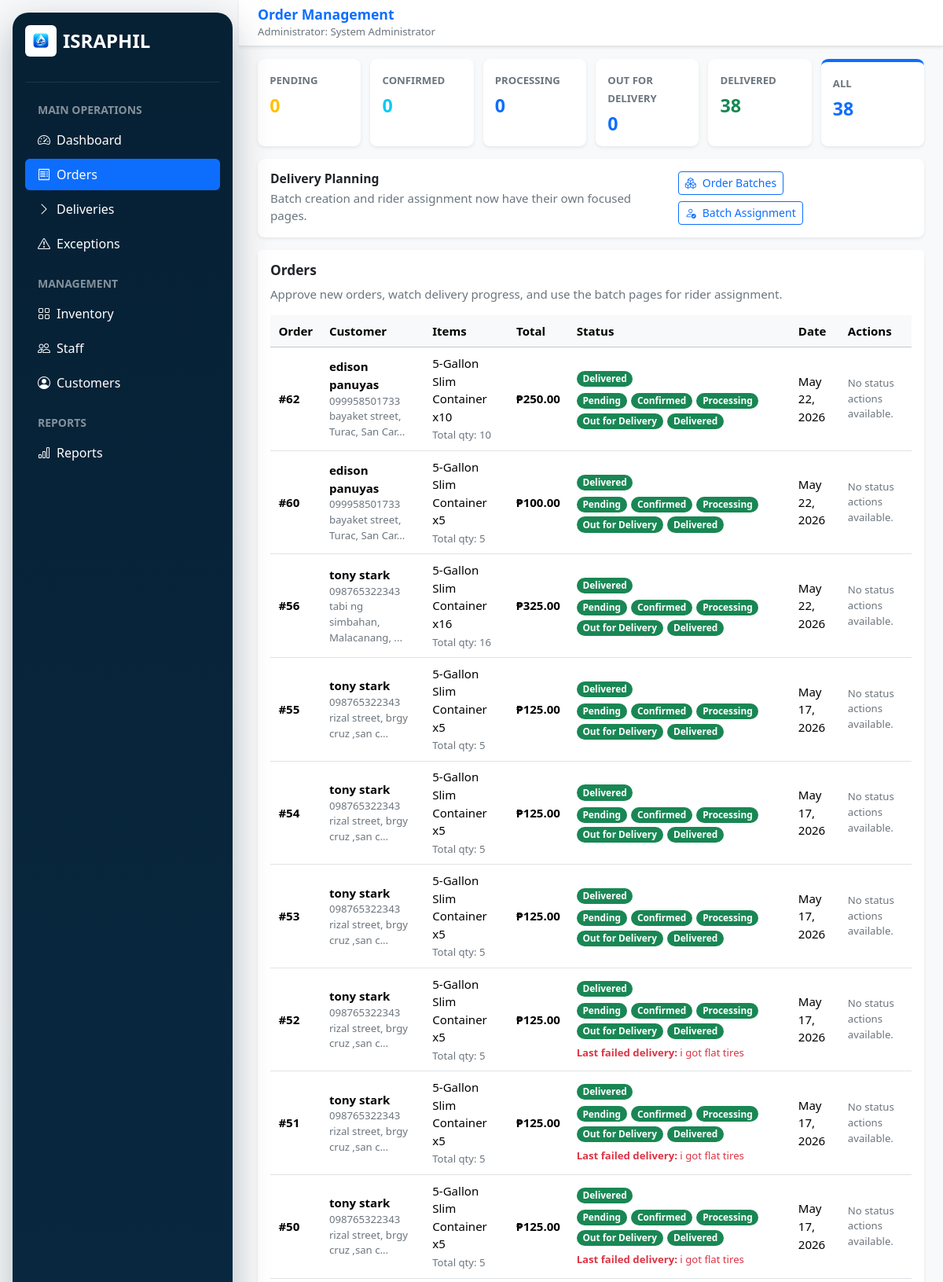
The app's page /pages/admin/orders.php (signed in, upper part) with its own data.
### tables this page shows
CREATE TABLE `users` (
  `user_id` int(11) NOT NULL,
  `username` varchar(50) NOT NULL,
  `password` varchar(255) NOT NULL,
  `email` varchar(100) NOT NULL,
  `phone` varchar(20) DEFAULT NULL,
  `full_name` varchar(100) NOT NULL,
  `address` text DEFAULT NULL,
  `role` enum('admin','staff','customer') DEFAULT 'customer',
  `status` enum('active','inactive','suspended') DEFAULT 'active',
  `created_at` timestamp NOT NULL DEFAULT current_timestamp(),
  `updated_at` timestamp NOT NULL DEFAULT current_timestamp() ON UPDATE current_timestamp(),
  `last_login` timestamp NULL DEFAULT NULL
);

CREATE TABLE `orders` (
  `order_id` int(11) NOT NULL,
  `customer_id` int(11) NOT NULL,
  `order_date` timestamp NOT NULL DEFAULT current_timestamp(),
  `delivery_date` date DEFAULT NULL,
  `delivery_address` text NOT NULL,
  `delivery_street` text DEFAULT NULL,
  `delivery_barangay` varchar(120) DEFAULT NULL,
  `delivery_city` varchar(120) DEFAULT NULL,
  `delivery_province` varchar(120) DEFAULT NULL,
  `contact_number` varchar(20) DEFAULT NULL,
  `total_amount` decimal(10,2) DEFAULT 0.00,
  `payment_method` enum('cash_on_delivery','online_payment') DEFAULT 'cash_on_delivery',
  `payment_status` enum('pending','paid','failed') DEFAULT 'pending',
  `order_status` enum('pending','confirmed','processing','out_for_delivery','delivered','cancelled','returned') DEFAULT 'pending',
  `notes` text DEFAULT NULL,
  `created_at` timestamp NOT NULL DEFAULT current_timestamp(),
  `updated_at` timestamp NOT NULL DEFAULT current_timestamp() ON UPDATE current_timestamp()
);

### pages/admin/orders.php (the view, shortened to what the rows shown need)
<?php
require_once '../../includes/db_connect.php';
require_once '../../includes/auth.php';
require_once '../../includes/admin_page_helpers.php';
require_once '../../includes/admin_order_helpers.php';
$admin_user = require_active_session($conn, ['admin'], '../../index.php');
$admin_name = $admin_user['full_name'] ?? ($_SESSION['full_name'] ?? 'Administrator');
$order_rows = [];
$active_orders_condition = "(o.order_status NOT IN ('pending', 'confirmed') OR o.delivery_date IS NULL OR o.delivery_date = '0000-00-00' OR o.delivery_date <= CURDATE())";
$where_parts = [$active_orders_condition, "o.order_status != 'cancelled'"];
$orders_query = "
    SELECT o.*,
           c.full_name as customer_name, c.phone as customer_phone,
           order_items.item_summary, order_items.total_quantity,
           d.delivery_id, d.delivery_status, d.delivery_notes
    FROM orders o
    JOIN users c ON o.customer_id = c.user_id
    LEFT JOIN (
        SELECT oi.order_id,
               GROUP_CONCAT(CONCAT(i.item_name, ' x', oi.quantity) ORDER BY i.item_name SEPARATOR ', ') as item_summary,
               SUM(oi.quantity) as total_quantity
        FROM order_items oi
        JOIN inventory i ON oi.inventory_id = i.inventory_id
        GROUP BY oi.order_id
    ) order_items ON o.order_id = order_items.order_id
    LEFT JOIN (
        SELECT d1.delivery_id, d1.order_id, d1.delivery_status, d1.delivery_notes
        FROM deliveries d1
        JOIN (
            SELECT order_id, MAX(delivery_id) as latest_delivery_id
            FROM deliveries
            GROUP BY order_id
        ) latest_delivery ON latest_delivery.latest_delivery_id = d1.delivery_id
    ) d ON o.order_id = d.order_id
";
$where_clause = " WHERE " . implode(" AND ", $where_parts);
$orders_query .= $where_clause . " ORDER BY o.order_date DESC";
$orders_stmt = $conn->prepare($orders_query);
if ($orders_stmt) {
    $orders_stmt->execute();
    $orders = $orders_stmt->get_result();
    $order_rows = $orders ? $orders->fetch_all(MYSQLI_ASSOC) : [];
} else {
    $error = "Unable to load orders.";
}
?>
<!DOCTYPE html>
<html lang="en">
<head>
    <link href="https://cdn.jsdelivr.net/npm/bootstrap@5.3.3/dist/css/bootstrap.min.css" rel="stylesheet">
    <link href="https://cdn.jsdelivr.net/npm/bootstrap-icons@1.11.3/font/bootstrap-icons.min.css" rel="stylesheet">
    <link href="../../style/admin/admin_compact.css?v=20260512b" rel="stylesheet">
</head>
<body class="bg-light">
    <div class="container-fluid p-0">
        <div class="row g-0">
        <div class="admin-floating-content col-lg-9 col-xl-10 min-vh-100">
            <nav class="navbar bg-white border-bottom shadow-sm px-3 px-lg-4">
                <div>
                    <span class="navbar-brand mb-0 h1 fw-bold text-primary">Order Management</span>
                    <div class="small text-secondary">Administrator: <?php echo htmlspecialchars($admin_name); ?></div>
                </div>
            </nav>
            <main class="container-fluid px-3 px-lg-4 py-4">
                <section class="card border-0 shadow-sm mb-4">
                    <div class="card-body p-4">
                        <div class="d-flex flex-column flex-lg-row justify-content-between align-items-lg-center gap-3">
                            <div>
                                <h2 class="h5 fw-bold mb-1">Delivery Planning</h2>
                            </div>
                        </div>
                    </div>
                </section>
                <section class="card border-0 shadow-sm">
                    <div class="card-header bg-white border-0 p-4 pb-0">
                        <h2 class="h4 fw-bold mb-2">Orders</h2>
                    </div>
                    <div class="card-body p-4">
                        <?php if (!empty($order_rows)): ?>
                            <div class="table-responsive">
                                <table class="table table-hover align-middle mb-0">
                                    <thead class="table-light">
                                        <tr>
                                            <th scope="col">Order</th>
                                            <th scope="col">Customer</th>
                                            <th scope="col">Items</th>
                                            <th scope="col">Total</th>
                                            <th scope="col">Status</th>
                                            <th scope="col">Date</th>
                                            <th scope="col">Actions</th>
                                        </tr>
                                    </thead>
                                    <tbody>
                                        <?php foreach ($order_rows as $order):
                                            $order_id = (int) ($order['order_id'] ?? 0);
                                            $customer_name = (string) ($order['customer_name'] ?? '');
                                            $customer_phone = (string) ($order['customer_phone'] ?? '');
                                            $delivery_address = (string) ($order['delivery_address'] ?? '');
                                            $item_summary = (string) ($order['item_summary'] ?? 'No items listed');
                                            $total_quantity = (int) ($order['total_quantity'] ?? 0);
                                            $total_amount = (float) ($order['total_amount'] ?? 0);
                                            $order_status = (string) ($order['order_status'] ?? 'pending');
                                            $delivery_notes = trim((string) ($order['delivery_notes'] ?? ''));
                                            $available_statuses = admin_order_next_statuses($order_status);
                                            $order_date = (string) ($order['order_date'] ?? '');
                                        ?>
                                        <tr>
                                            <td class="fw-semibold">#<?php echo $order_id; ?></td>
                                            <td>
                                                <div class="fw-semibold"><?php echo htmlspecialchars($customer_name); ?></div>
                                                <div class="small text-secondary"><?php echo htmlspecialchars($customer_phone); ?></div>
                                                <div class="small text-secondary"><?php echo htmlspecialchars(admin_excerpt($delivery_address, 30)); ?></div>
                                            </td>
                                            <td>
                                                <?php echo htmlspecialchars($item_summary); ?><br>
                                                <small class="text-secondary">Total qty: <?php echo $total_quantity; ?></small>
                                            </td>
                                            <td class="fw-semibold">&#8369;<?php echo number_format($total_amount, 2); ?></td>
                                            <td>
                                                <span class="badge rounded-pill <?php echo admin_order_status_badge_class($order_status); ?>">
                                                    <?php echo admin_order_status_label($order_status); ?>
                                                </span>
                                                <div class="order-process mt-2" aria-label="Order process">
                                                    <?php foreach (admin_order_workflow_steps() as $step_key => $step_label): ?>
                                                        <span class="badge rounded-pill <?php echo admin_order_step_class($step_key, $order_status); ?>">
                                                            <?php echo htmlspecialchars($step_label); ?>
                                                        </span>
                                                    <?php endforeach; ?>
                                                </div>
                                                <?php if ($delivery_notes !== ''): ?>
                                                    <div class="small text-danger mt-2">
                                                        <span class="fw-semibold">Last failed delivery:</span>
                                                        <?php echo htmlspecialchars(admin_excerpt($delivery_notes, 90)); ?>
                                                    </div>
                                                <?php endif; ?>
                                            </td>
                                            <td><?php echo admin_format_date($order_date); ?></td>
                                            <td>
                                                <div class="d-grid gap-2">
                                                    <?php if (!empty($available_statuses)): ?>
                                                    <form method="POST" class="d-flex gap-2" data-admin-confirm="Apply this order status update?">
                                                        <input type="hidden" name="order_id" value="<?php echo $order_id; ?>">
                                                        <input type="hidden" name="update_status" value="1">
                                                        <select name="new_status" class="form-select form-select-sm" required>
                                                            <option value="">Next status</option>
                                                            <?php foreach ($available_statuses as $next_status): ?>
                                                            <option value="<?php echo htmlspecialchars($next_status); ?>">
                                                                <?php echo admin_order_status_label($next_status); ?>
                                                            </option>
                                                            <?php endforeach; ?>
                                                        </select>
                                                        <button type="submit" class="btn btn-primary btn-sm">Apply</button>
                                                    </form>
                                                    <?php else: ?>
                                                        <span class="small text-secondary">No status actions available.</span>
                                                    <?php endif; ?>
                                                </div>
                                            </td>
                                        </tr>
                                        <?php endforeach; ?>
                                    </tbody>
                                </table>
                            </div>
                        <?php endif; ?>
                    </div>
                </section>
            </main>
        </div>
        </div>
    </div>
</body>
</html>

### records on screen
users: full_name "System Administrator"
orders: order_id "62", customer.full_name "edison panuyas", customer.phone "099958501733", delivery_address "bayaket street, Turac, San Car...", item_summary "5-Gallon Slim Container x10", total_quantity "10", total_amount "250.00", order_status "Delivered", step_label "Pending", step_label "Confirmed", step_label "Processing", step_label "Out for Delivery", step_label "Delivered", order_date "May 22, 2026", shows "No status actions available."
orders: order_id "60", customer.full_name "edison panuyas", customer.phone "099958501733", delivery_address "bayaket street, Turac, San Car...", item_summary "5-Gallon Slim Container x5", total_quantity "5", total_amount "100.00", order_status "Delivered", step_label "Pending", step_label "Confirmed", step_label "Processing", step_label "Out for Delivery", step_label "Delivered", order_date "May 22, 2026", shows "No status actions available."
orders: order_id "56", customer.full_name "tony stark", customer.phone "098765322343", delivery_address "tabi ng simbahan, Malacanang, ...", item_summary "5-Gallon Slim Container x16", total_quantity "16", total_amount "325.00", order_status "Delivered", step_label "Pending", step_label "Confirmed", step_label "Processing", step_label "Out for Delivery", step_label "Delivered", order_date "May 22, 2026", shows "No status actions available."
orders: order_id "55", customer.full_name "tony stark", customer.phone "098765322343", delivery_address "rizal street, brgy cruz ,san c...", item_summary "5-Gallon Slim Container x5", total_quantity "5", total_amount "125.00", order_status "Delivered", step_label "Pending", step_label "Confirmed", step_label "Processing", step_label "Out for Delivery", step_label "Delivered", order_date "May 17, 2026", shows "No status actions available."
orders: order_id "54", customer.full_name "tony stark", customer.phone "098765322343", delivery_address "rizal street, brgy cruz ,san c...", item_summary "5-Gallon Slim Container x5", total_quantity "5", total_amount "125.00", order_status "Delivered", step_label "Pending", step_label "Confirmed", step_label "Processing", step_label "Out for Delivery", step_label "Delivered", order_date "May 17, 2026", shows "No status actions available."
orders: order_id "53", customer.full_name "tony stark", customer.phone "098765322343", delivery_address "rizal street, brgy cruz ,san c...", item_summary "5-Gallon Slim Container x5", total_quantity "5", total_amount "125.00", order_status "Delivered", step_label "Pending", step_label "Confirmed", step_label "Processing", step_label "Out for Delivery", step_label "Delivered", order_date "May 17, 2026", shows "No status actions available."
orders: order_id "52", customer.full_name "tony stark", customer.phone "098765322343", delivery_address "rizal street, brgy cruz ,san c...", item_summary "5-Gallon Slim Container x5", total_quantity "5", total_amount "125.00", order_status "Delivered", step_label "Pending", step_label "Confirmed", step_label "Processing", step_label "Out for Delivery", step_label "Delivered", delivery_notes "i got flat tires", order_date "May 17, 2026", shows "No status actions available."
orders: order_id "51", customer.full_name "tony stark", customer.phone "098765322343", delivery_address "rizal street, brgy cruz ,san c...", item_summary "5-Gallon Slim Container x5", total_quantity "5", total_amount "125.00", order_status "Delivered", step_label "Pending", step_label "Confirmed", step_label "Processing", step_label "Out for Delivery", step_label "Delivered", delivery_notes "i got flat tires", order_date "May 17, 2026", shows "No status actions available."
orders: order_id "50", customer.full_name "tony stark", customer.phone "098765322343", delivery_address "rizal street, brgy cruz ,san c...", item_summary "5-Gallon Slim Container x5", total_quantity "5", total_amount "125.00", order_status "Delivered", step_label "Pending", step_label "Confirmed", step_label "Processing", step_label "Out for Delivery", step_label "Delivered", delivery_notes "i got flat tires", order_date "May 17, 2026", shows "No status actions available."

### other values on screen
$counts['pending'] "0"
$counts['confirmed'] "0"
$counts['processing'] "0"
$counts['delivering'] "0"
$counts['delivered'] "38"
$counts['total'] "38"
